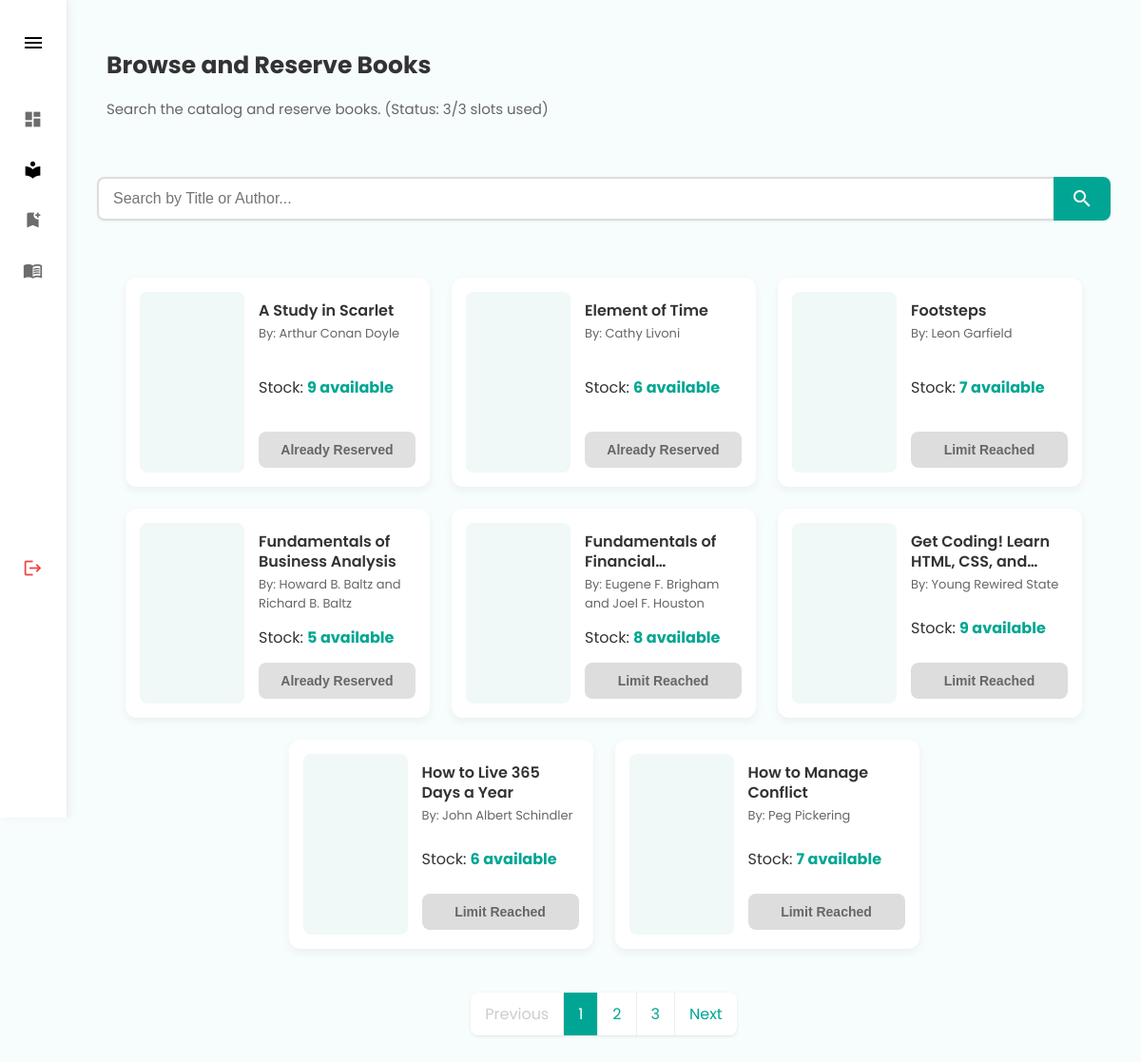
Screenshot of /views/student_borrow.php (signed in) with the database file from the repository.
### tables this page shows
CREATE TABLE `book` (
  `BookID` int(11) NOT NULL,
  `Title` varchar(150) NOT NULL,
  `Author` varchar(100) DEFAULT NULL,
  `ISBN` varchar(30) DEFAULT NULL,
  `Price` decimal(10,2) DEFAULT NULL,
  `Category` varchar(50) DEFAULT NULL,
  `CoverImagePath` varchar(255) DEFAULT NULL,
  `Status` enum('Available','Reserved','Borrowed','Archived') DEFAULT 'Available'
);

### app/views/student_borrow.php (the view, shortened to what this page needs)
<?php
require_once __DIR__ . '/../models/database.php';
$userID = $_SESSION['user_id'];
$limitMax = 3;
$search_term = trim($_GET['search'] ?? '');
$books_per_page = 8;
$current_page = filter_input(INPUT_GET, 'page', FILTER_VALIDATE_INT) ?: 1;
$offset = ($current_page - 1) * $books_per_page;
$total_pages = 0;
$stmt_borrowed = $pdo->prepare("SELECT COUNT(BorrowID) FROM borrowing_record WHERE UserID = ? AND Status = 'Borrowed'");
$stmt_borrowed->execute([$userID]);
$borrowedCount = $stmt_borrowed->fetchColumn();
$stmt_reserved = $pdo->prepare("SELECT COUNT(ReservationID) FROM reservation WHERE UserID = ? AND Status = 'Active'");
$stmt_reserved->execute([$userID]);
$reservedCount = $stmt_reserved->fetchColumn();
$totalActive = $borrowedCount + $reservedCount;
$maxedOut = $totalActive >= $limitMax;
try {
    $dynamic_fields = "
        B.BookID, B.Title, B.Author, B.ISBN, B.Price, B.CoverImagePath, B.Status, B.Category,
        (SELECT COUNT(BC1.CopyID) FROM book_copy BC1 WHERE BC1.BookID = B.BookID) AS CopiesTotal,
        (SELECT COUNT(BC2.CopyID) FROM book_copy BC2 WHERE BC2.BookID = B.BookID AND BC2.Status = 'Available') AS CopiesAvailable,
        (SELECT COUNT(R.ReservationID) FROM reservation R WHERE R.BookID = B.BookID AND R.Status = 'Active') AS TotalActiveReservations,
        (SELECT COUNT(R2.ReservationID) FROM reservation R2 WHERE R2.BookID = B.BookID AND R2.UserID = {$userID} AND R2.Status = 'Active') AS UserHasActiveReservation
    ";
    $base_sql = "FROM book B WHERE B.Status != 'Archived'";
    $count_sql = "SELECT COUNT(B.BookID) " . $base_sql;
    $list_sql = "SELECT {$dynamic_fields} " . $base_sql;
    $total_books = $pdo->query($count_sql)->fetchColumn();
    $total_pages = ceil($total_books / $books_per_page);
    $list_sql .= " ORDER BY B.Title ASC LIMIT {$books_per_page} OFFSET {$offset}";
    $stmt = $pdo->query($list_sql);
    $book_inventory = $stmt->fetchAll();
} catch (PDOException $e) {
    error_log("Student Inventory Query Error: " . $e->getMessage());
    $query_message = "Database Error: Could not load the book catalog.";
}
?>
<!DOCTYPE html>
<html lang="en">
<head>
</head>
<body>
    <div class="container">
        <div id="sidebar-menu" class="sidebar">
            <div class="logo" onclick="toggleSidebar()">
                <span class="hamburger-icon material-icons">menu</span>
            </div>
            <ul class="nav-list">
                <li class="nav-item"><a href="student.php">
                        <span class="nav-icon material-icons">dashboard</span>
                    </a></li>
                <li class="nav-item active"><a href="student_borrow.php">
                        <span class="nav-icon material-icons">local_library</span>
                    </a></li>
                <li class="nav-item"><a href="student_reservation.php">
                        <span class="nav-icon material-icons">bookmark_add</span>
                    </a></li>
                <li class="nav-item"><a href="studentborrowed_books.php">
                        <span class="nav-icon material-icons">menu_book</span>
                    </a>
                </li>
            </ul>
            <ul class="logout nav-list">
                <li class="nav-item"><a href="login.php">
                        <span class="nav-icon material-icons">logout</span>
                    </a></li>
            </ul>
        </div>
        <div id="main-content-wrapper" class="main-content-wrapper">
            <div class="main-content">
                <div class="inventory-section">
                    <h2>Browse and Reserve Books</h2>
                    <p class="subtitle">
                        Search the catalog and reserve books.
                        (Status: <?php echo $totalActive; ?>/<?php echo $limitMax; ?> slots used)
                    </p>
                    <form method="GET" action="student_borrow.php" class="search-filters" style="max-width: 100%;">
                        <div class="search-input-wrapper">
                            <input type="text" name="search" class="search-input"
                                placeholder="Search by Title or Author..."
                                value="<?php echo htmlspecialchars($search_term); ?>">
                            <button type="submit" class="search-btn-icon">
                                <span class="material-icons">search</span>
                            </button>
                        </div>
                    </form>
                    <div class="book-list">
                        <?php if (empty($book_inventory)): ?>
                            <p style="width: 100%; color: #999; text-align: center;">No books found in the catalog matching
                                your search.</p>
                        <?php else: ?>
                            <?php
                            foreach ($book_inventory as $book):
                                $availCopies = (int)$book['CopiesAvailable'];
                                $reservationsForBook = (int)$book['TotalActiveReservations'];
                                $effectiveAvailability = $availCopies - $reservationsForBook;
                                $isAvailable = $effectiveAvailability > 0;
                                $stockText = $isAvailable ? "{$effectiveAvailability} available" : "Out of Stock";
                                $stockClass = $isAvailable ? 'stock-available' : 'stock-low';
                                $coverPath = $book['CoverImagePath'] ?? '';
                                $bgStyle = '';
                                if (!empty($coverPath)) {
                                    $url = (strpos($coverPath, 'http') === 0) ? $coverPath : BASE_URL . '/' . $coverPath;
                                    $bgStyle = "background-image: url('" . htmlspecialchars($url) . "');";
                                }
                                $userHasActive = $book['UserHasActiveReservation'] > 0;
                                if ($userHasActive) {
                                    $buttonText = "Already Reserved";
                                    $buttonClass = "reserved-tag";
                                    $isDisabled = true;
                                } elseif ($maxedOut) {
                                    $buttonText = "Limit Reached";
                                    $buttonClass = "disabled-btn";
                                    $isDisabled = true;
                                } elseif (!$isAvailable) {
                                    $buttonText = "Reserved by Others";
                                    $buttonClass = "disabled-btn";
                                    $isDisabled = true;
                                } else {
                                    $buttonText = "Reserve Book";
                                    $buttonClass = "reserve-btn";
                                    $isDisabled = false;
                                }
                                ?>
                                <div class="book-card">
                                    <div class="book-cover-area" style="<?php echo $bgStyle; ?>">
                                    </div>
                                    <div class="book-details">
                                        <div>
                                            <div class="book-title" title="<?php echo htmlspecialchars($book['Title']); ?>">
                                                <?php echo htmlspecialchars($book['Title']); ?>
                                            </div>
                                            <div class="book-author">By: <?php echo htmlspecialchars($book['Author']); ?></div>
                                        </div>
                                        <div class="book-status-info">
                                            Stock: <span class="<?php echo $stockClass; ?>"><?php echo $stockText; ?></span>
                                        </div>
                                        <form method="POST" action="student_borrow.php"
                                            onsubmit="return openConfirmModal(this, '<?php echo $book['BookID']; ?>', '<?php echo htmlspecialchars(addslashes($book['Title'])); ?>')">
                                            <button class="action-button <?php echo $buttonClass; ?>" type="submit" <?php echo $isDisabled ? 'disabled' : ''; ?>>
                                                <?php echo $buttonText; ?>
                                            </button>
                                        </form>
                                    </div>
                                </div>
                            <?php endforeach; ?>
                        <?php endif; ?>
                    </div>
                    <?php if ($total_pages > 1): ?>
                        <div class="pagination-container">
                            <ul class="pagination">
                                <?php
                                $searchParam = !empty($search_term) ? '&search=' . urlencode($search_term) : '';
                                $prevDisabled = ($current_page <= 1) ? 'disabled' : '';
                                echo "<li class='page-item $prevDisabled'><a class='page-link' href='?page=" . ($current_page - 1) . "$searchParam'>Previous</a></li>";
                                for ($i = 1; $i <= $total_pages; $i++) {
                                    $active = ($i == $current_page) ? 'active' : '';
                                    echo "<li class='page-item $active'><a class='page-link' href='?page=$i$searchParam'>$i</a></li>";
                                }
                                $nextDisabled = ($current_page >= $total_pages) ? 'disabled' : '';
                                echo "<li class='page-item $nextDisabled'><a class='page-link' href='?page=" . ($current_page + 1) . "$searchParam'>Next</a></li>";
                                ?>
                            </ul>
                        </div>
                    <?php endif; ?>
                </div>
            </div>
        </div>
    </div>
</body>
</html>

### rows the page displays
book: Title "A Study in Scarlet", Author "Arthur Conan Doyle", stockText "9 available", buttonText "Already Reserved"
book: Title "Element of Time", Author "Cathy Livoni", stockText "6 available", buttonText "Already Reserved"
book: Title "Footsteps", Author "Leon Garfield", stockText "7 available", buttonText "Limit Reached"
book: Title "Fundamentals of Business Analysis", Author "Howard B. Baltz and Richard B. Baltz", stockText "5 available", buttonText "Already Reserved"
book: Title "Fundamentals of…", Author "Eugene F. Brigham and Joel F. Houston", stockText "8 available", buttonText "Limit Reached"
book: Title "Get Coding! Learn HTML, CSS,…", Author "Young Rewired State", stockText "9 available", buttonText "Limit Reached"
book: Title "How to Live 365 Days a Year", Author "John Albert Schindler", stockText "6 available", buttonText "Limit Reached"
book: Title "How to Manage Conflict", Author "Peg Pickering", stockText "7 available", buttonText "Limit Reached"

### other values shown
$totalActive "3"
$limitMax "3"
